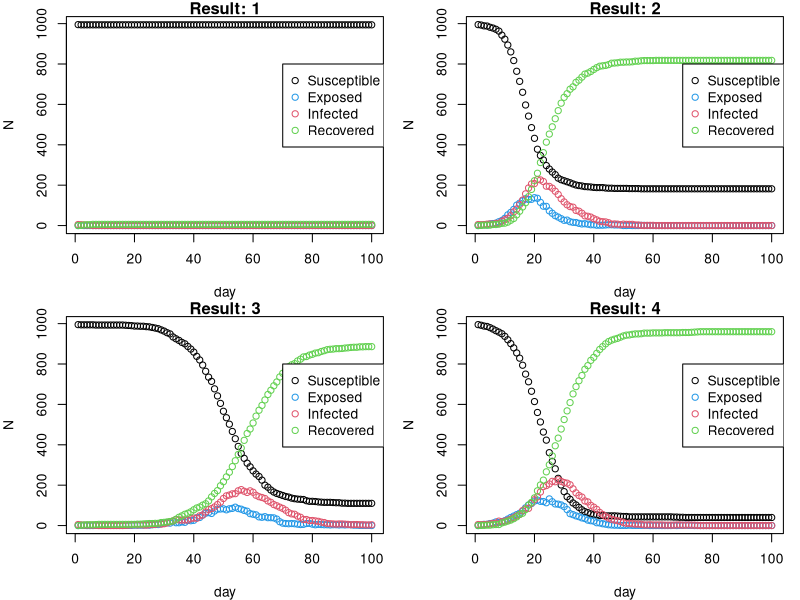

Source code (R):
# Aditya Sreekumar Achary - s2844915 - Part 3
# Sanjoi Sethi - s2891732 - Part 2 and 5
# Trisno Raynaldy Panjaitan - s2779061 - Part 1 and 4

# Repo Link: https://github.com/raypanjaitan/seir_statprog2

n <- 1000 ## number of population
hmax <- 5 ## maximum household size
h <- c() ## initiate the result variable, h
houseID <- 1 ## id of which house a person is in

while (length(h) < n) {
## function runs while the size of the result is less than number of population
## function assigns each person to a household, labeled by houseID
  
  r <- n - length(h) ## counter of the remaining population that has not been processed
  
  ## condition so the size of the household won't be greater than the remaining number of people
  if (r >= hmax) { 
    sz <- sample(1:hmax, 1) ## if true take sample from 1 to hmax
  } else {
    sz <- sample(1:r, 1) ## if false take sample from 1 to remaining
  }
  
  h <- c(h, rep(houseID, sz)) ## add household id to indices of the size of sz sample variable
  houseID <- houseID + 1 ## add 1 value to houseID so it can process the next iteration
}

h <- sample(h) ## randomize the h variable values

#Function to create the regular contacts network
get.net=function(beta, h, nc=15)
{
  #1. Matrix initialisation to store the network link between i-th and j-th 
  #person for the contact network model
  #2. If Household networks are encountered, they are set to 0 in the matrix.
  # (Catering to ij link=0 where i=j)
  #3 Else, the network is created using the sociability formula
  #4 Using the probability to sample from a Bernoulli distribution to create a 
  #link between people i & j. (1 denotes link and 0 denotes no link)
  #5 Creating a n-dimension list that stores the indices wherever a 1 is logged
  #in the matrix across rows.
  n=length(beta) #Population size initialization in the function
  links=matrix(data=NA, nrow=n, ncol=n) #Matrix to store the links between 
  #people i & j
  beta_bar=mean(beta) #Mean of beta vector for the probability formula
  for(i in 1:n)
  { #Looping through the rows (Identifying Person i) in the matrix
    for (j in i:n)
    { #Looping through the rows (Identifying Person j) in the matrix
      if(h[i]==h[j])
      { #Setting the link probability=0 where people i & j belong to the same
        #household
        links[i,j]=links[j,i]=0
      }
      else
      {
        #sum(runif(n)<p)/n
        p=(nc*beta[i]*beta[j])/((beta_bar^2)*(n-1)) #Creating a probability acc.
        #to the sociability factor
        links[i,j]=links[j,i]=rbinom(1, 1, p) #Assigning 1/0 link between i and
        #j according to the probability calculated
      }
    }
  }
  alink=apply(links, 1, function(row){ which(row==1) }) #For each person i, 
  #noting the index if the sociability link is established, i.e., if the value 
  #of a particular column corresponding to the i-th person's row is 1
  return(alink)
}

nseir <- function(beta, h, alink, alpha = c(0.1, 0.01, 0.01), 
                  delta = 0.2, gamma = 0.4, nc = 15, nt = 100, pinf = 0.005){
  
  n = length(beta)
  beta_bar = mean(beta)
  
  ## Initial population state: 0=S, 1=E, 2=I, 3=R
  x = rep(0, n)
  ni = round(n * pinf) # infecting a proportion of initial population
  init_inf = sample(1:n, ni) # sampling out of the whole population so we get their indexes
  x[init_inf] = 2 # assign initial infectors
  
  S <- E <- I <- R <- rep(0, nt) # initializing the states
  time <- 1:nt
  
  ## Initial counts (day 1)
  S[1] <- n - ni
  E[1] <- 0
  I[1] <- ni
  R[1] <- 0
  
  
  for(i in 2:nt){
    
    u = runif(n)
    
    ## Step 1: I → R (recovery)
    x[x == 2 & u < delta] <- 3
    
    ## Step 2: E → I (becoming infectious)
    x[x == 1 & u < gamma] <- 2
    
    ## Step 3: S → E (new exposures due to infection)
    infectious <- which(x == 2)
    
    if(length(infectious) > 0){
      for (infector in infectious){
        inf_house = h[infector] # House of the infector
        susceptible <- which(x == 0) # Returns only true indices for susceptible
        
        inf_house = h[infector] # House of the infector
        susceptible <- which(x == 0) # Returns only true indices for susceptible
        
        #Transmitted within household
        prob_house <- rep(0, length(susceptible))
        prob_house[h[susceptible] == inf_house] <- alpha[1]
        
        #Transmitted from regular networks
        prob_reg <- rep(0, length(susceptible))
        prob_reg[susceptible %in% alink[[infector]]] <- alpha[2]
        
        #Random mixing
        prob_random <- alpha[3] * nc * beta[infector] * beta[susceptible] / 
          (beta_bar^2 * (n - 1))
        
        #Calculating the Probability for infection considering all the 3 independent events
        prob_infect = 1 - (1 - prob_house) * (1 - prob_reg) * (1 - prob_random)
        
        # Simulating the infection for all susceptible people 
        infection_sim = rbinom(length(susceptible), 1, prob_infect)
        infected = susceptible[infection_sim==1]
        
        #Assigning new Infected state
        x[infected]<-1
      }
    }
    ## Update counts for each state
    S[i] <- sum(x == 0)
    E[i] <- sum(x == 1)
    I[i] <- sum(x == 2)
    R[i] <- sum(x == 3)
  }
  return(list(
    S = S,   # Susceptible count per day
    E = E,   # Exposed count per day
    I = I,   # Infectious count per day
    R = R,   # Recovered count per day
    t = time # Time (days)
  ))
}

## plot the dynamics of the population by states
seirPlot <-function(epi, title){
  plot(epi$S,ylim=c(0,max(epi$S)),xlab="day",ylab="N",col=1,main=title) ## set
  #the maximum size of graph, label, put Susceptible data to the plot (black)
  points(epi$E,col=4) ## put Exposed data into the graph (blue)
  points(epi$I,col=2) ## put Infected data into the graph (red)
  points(epi$R,col=3) ## put Recovered data into the graph (green)
  legend(70,800,legend = c("Susceptible", "Exposed", "Infected", "Recovered"),
         col=c(1,4,2,3),pch=1) #Legend for more info on the graph
}

beta=runif(n, min=0, max=1) #Drawing the sociability parameter from a uniform 
#distribution since the probability of a person catching the disease is variable
alink=get.net(beta, h, nc=15) #Contact model
nseirResult1=nseir(beta, h, alink) #Calling the function and storing the result
#with standard parameters
nseirResult2=nseir(beta, h, alink, alpha = c(0, 0, 0.04)) #Storing the result
#only with the random mixing model
beta_new=rep(mean(beta), n) #Calculating the new beta vector with the mean of 
#the values of the previous beta
alink=get.net(beta_new, h, nc=15) #Contact model with new beta
nseirResult3=nseir(beta_new, h, alink) #Storing the result using the new beta 
#vector and standard parameters
nseirResult4=nseir(beta_new, h, alink, alpha = c(0, 0, 0.04)) #Storing the 
#result only with the random mixing model

#Plotting all the 4 results
par(mfrow = c(2,2), mar=c(4,4,1,1)) # Set plot window up for multiple plots
seirPlot(nseirResult1, "Result: 1")
seirPlot(nseirResult2, "Result: 2")
seirPlot(nseirResult3, "Result: 3")
seirPlot(nseirResult4, "Result: 4")

#Result Comments:
#In the first model where we are considering all 3 sociability parameters, it is
#observed that the population exposed and infected gradually over time. Whereas
#in the second model, we can see a higher peak for the infected and exposed
#states. From this, we can conclude that the epidemic is longer in the first 
#model as compared to the second one because the household and regular contact 
#network introduces the factor of local clusters, because of the which the
#number of people each individual can infect gets limited.
#When the beta value is put to a constant in the third and the fourth model, the 
#variability gets removed. Because of this, the severity of the epidemic gets
#overestimated, resulting in more number of people being exposed and infected in
#the population, which can be observed when we compare the 1st model vs 3rd and
#2nd model vs 4th.
#Out of the 4 models, the epidemic is largest when the beta becomes constant 
#and only random mixing is a sociability factor.
